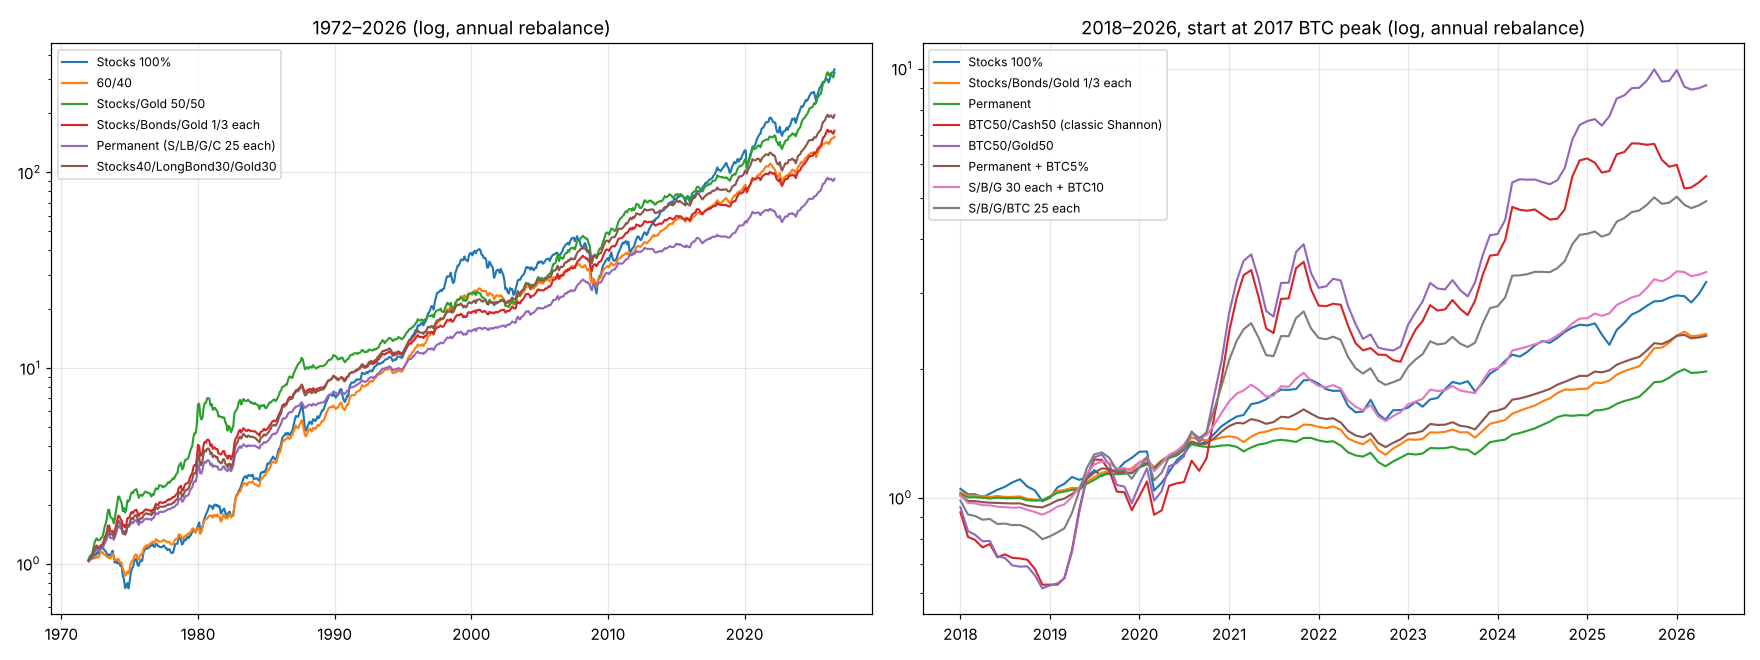

Generate this figure with Python:
#!/usr/bin/env python3
"""
シャノンの悪魔（定率リバランス）に向いたポートフォリオの実データ検証

リバランスの上乗せ（分散リターン）は
    DR ≒ ½ (Σ wᵢσᵢ² − σₚ²)
で近似でき、「各資産のボラが高い」「資産間の相関が低い」ほど大きくなる。
本スクリプトは候補ポートフォリオを
  ① 定率リバランス（月次 / 年次 / ±乖離バンド）
  ② 放置（バイ&ホールド、同じ初期配分）
で比較し、上乗せ幅・CAGR・最大DD・時代別の頑健性・ウォークフォワードを確認する。

データ（GitHub上の公開データ。Yahoo等は本環境から接続不可のため月次で検証）
  - S&P500（Shillerデータ, 月平均価格+配当）: datasets/s-and-p-500
      ※2023-07以降は配当欠損 → 配当利回り年1.4%で補完
  - 米10年債利回り（月次）: datasets/bond-yields-us-10y
      → 10年満期パー債を毎月ロールする合成トータルリターン
      → 20年債は同じ利回りで満期20年とした近似（長期債の代理）
  - 金（World Bank月次平均）: datasets/gold-prices
  - 現金: T-billデータが取れないため max(10年債利回り − 1.5%, 0) で近似
  - ビットコイン（Coin Metrics日次PriceUSD → 月平均）: coinmetrics/data
注意: 月平均価格は月末値よりボラを小さく見せるため、上乗せ幅はやや過小推計になる。
      ドル建て・税金なし・手数料は売買額×0.1%で計算。
"""

import itertools
import os
import sys

import matplotlib
matplotlib.use("Agg")
import matplotlib.pyplot as plt
import numpy as np
import pandas as pd

DATA_DIR = sys.argv[1] if len(sys.argv) > 1 else "data"
COST = 0.001  # 片道売買コスト（売買額に対する比率）
OUT_DIR = os.path.dirname(os.path.abspath(__file__))


# ─────────────────────────── データ構築 ───────────────────────────
def bond_total_return(yields_pct, maturity):
    """満期 maturity 年のパー債を毎月買い直す合成トータルリターン"""
    y = yields_pct / 100.0
    rets = [np.nan]
    for y0, y1 in zip(y[:-1], y[1:]):
        n = maturity * 12 - 1
        c = y0 / 12
        r = y1 / 12
        price = c * (1 - (1 + r) ** -n) / r + (1 + r) ** -n
        rets.append(price - 1 + c)
    return pd.Series(rets, index=yields_pct.index)


def load_monthly_returns():
    sp = pd.read_csv(f"{DATA_DIR}/datasets_s-and-p-500_main_data_data.csv", parse_dates=["Date"])
    sp = sp.set_index("Date")
    div_yield = (sp["Dividend"] / sp["SP500"]).where(sp["Dividend"] > 0)
    div_yield = div_yield.fillna(0.014)
    stock = sp["SP500"].pct_change() + div_yield.shift(1) / 12

    by = pd.read_csv(f"{DATA_DIR}/datasets_bond-yields-us-10y_main_data_monthly.csv", parse_dates=["Date"])
    by = by.set_index("Date")["Rate"]
    bond10 = bond_total_return(by, 10)
    bond20 = bond_total_return(by, 20)
    cash = (np.maximum(by - 1.5, 0) / 100 / 12).shift(1)

    gd = pd.read_csv(f"{DATA_DIR}/datasets_gold-prices_main_data_monthly.csv")
    gd["Date"] = pd.to_datetime(gd["Date"] + "-01")
    gold = gd.set_index("Date")["Price"].pct_change()

    btc = pd.read_csv(f"{DATA_DIR}/btc.csv", usecols=["time", "PriceUSD"], parse_dates=["time"])
    btc = btc.dropna().set_index("time")["PriceUSD"].resample("MS").mean()
    btc = btc.pct_change()

    df = pd.DataFrame({"株": stock, "債10": bond10, "債20": bond20,
                       "金": gold, "現金": cash, "BTC": btc})
    return df


# ─────────────────────────── シミュレーション ───────────────────────────
def simulate(rets, weights, mode="monthly", band=0.05, cost=COST):
    """mode: 'monthly' | 'annual' | 'band' | 'hold'"""
    w_target = np.array(weights, dtype=float)
    R = rets.values
    hold = w_target.copy()  # 金額ベースの保有
    values = []
    for t in range(len(R)):
        hold = hold * (1 + R[t])
        total = hold.sum()
        cur = hold / total
        do = False
        if mode == "monthly":
            do = True
        elif mode == "annual":
            do = rets.index[t].month == 12
        elif mode == "band":
            do = np.any(np.abs(cur - w_target) > band)
        if do:
            turnover = np.abs(cur - w_target).sum() * total / 2
            total -= turnover * cost * 2
            hold = w_target * total
        values.append(hold.sum())
    return pd.Series(values, index=rets.index)


def stats(v, cash=None):
    years = len(v) / 12
    cagr = v.iloc[-1] ** (1 / years) - 1
    r = v.pct_change().fillna(v.iloc[0] - 1)
    vol = r.std() * np.sqrt(12)
    mdd = (v / v.cummax() - 1).min()
    out = {"CAGR": cagr, "Vol": vol, "MaxDD": mdd}
    if cash is not None:
        ex = r - cash.values
        out["Sharpe"] = ex.mean() / ex.std() * np.sqrt(12)
    return out


def diversification_return(rets, w):
    w = np.array(w)
    cov = np.atleast_2d(np.cov(rets.values.T)) * 12
    return 0.5 * (w @ np.diag(cov) - w @ cov @ w)


# ─────────────────────────── 候補ポートフォリオ ───────────────────────────
PORTS_LONG = {  # 1972-2026（BTCなし）
    "株100%":                     {"株": 1.0},
    "株60/債40":                  {"株": .6, "債10": .4},
    "株50/金50":                  {"株": .5, "金": .5},
    "株/債/金 各1/3":              {"株": 1/3, "債10": 1/3, "金": 1/3},
    "パーマネント(株/債20/金/現金)": {"株": .25, "債20": .25, "金": .25, "現金": .25},
    "株40/債20 30/金30":           {"株": .4, "債20": .3, "金": .3},
}
PORTS_BTC = {  # 2013-2026（BTCあり）
    "株100%":                         {"株": 1.0},
    "株/債/金 各1/3":                  {"株": 1/3, "債10": 1/3, "金": 1/3},
    "パーマネント":                     {"株": .25, "債20": .25, "金": .25, "現金": .25},
    "BTC50/現金50 (古典的シャノン)":     {"BTC": .5, "現金": .5},
    "BTC50/金50":                     {"BTC": .5, "金": .5},
    "パーマネント+BTC5%":               {"株": .2375, "債20": .2375, "金": .2375, "現金": .2375, "BTC": .05},
    "株/債/金 各30 + BTC10":            {"株": .3, "債10": .3, "金": .3, "BTC": .1},
    "株/債/金/BTC 各25":               {"株": .25, "債10": .25, "金": .25, "BTC": .25},
}


def run_table(rets, ports, label):
    rows = []
    for name, wd in ports.items():
        cols = list(wd.keys())
        w = [wd[c] for c in cols]
        sub = rets[cols]
        reb = simulate(sub, w, "monthly")
        ann = simulate(sub, w, "annual")
        bnd = simulate(sub, w, "band")
        bh = simulate(sub, w, "hold", cost=0)
        s_reb, s_ann, s_bnd, s_bh = (stats(x, rets["現金"]) for x in (reb, ann, bnd, bh))
        rows.append({
            "ポートフォリオ": name,
            "CAGR(年次リバ)": s_ann["CAGR"], "CAGR(月次)": s_reb["CAGR"],
            "CAGR(±5%バンド)": s_bnd["CAGR"], "CAGR(放置)": s_bh["CAGR"],
            "上乗せ(年次−放置)": s_ann["CAGR"] - s_bh["CAGR"],
            # 悪魔の取り分の実測: 各資産を単独保有した成長率の加重平均との差
            "実現DR(年次−Σwg)": s_ann["CAGR"] - sum(
                wi * stats((1 + sub[c]).cumprod())["CAGR"] for wi, c in zip(w, cols)),
            "理論DR": diversification_return(sub, w),
            "Vol": s_ann["Vol"], "MaxDD(年次)": s_ann["MaxDD"], "MaxDD(放置)": s_bh["MaxDD"],
            "Sharpe": s_ann["Sharpe"],
        })
    df = pd.DataFrame(rows).set_index("ポートフォリオ")
    print(f"\n{'='*30} {label} {'='*30}")
    with pd.option_context("display.float_format", lambda x: f"{x*100:7.2f}%",
                           "display.width", 250, "display.max_columns", 20):
        disp = df.copy()
        print(disp.drop(columns=["Sharpe"]).to_string())
    print("Sharpe:", {k: round(v, 2) for k, v in df["Sharpe"].items()})
    return df


def subperiods(rets, ports, periods):
    rows = {}
    for name, wd in ports.items():
        cols = list(wd.keys())
        w = [wd[c] for c in cols]
        rows[name] = {}
        for a, b in periods:
            sub = rets.loc[a:b, cols]
            rows[name][f"{a[:4]}-{b[:4]}"] = stats(simulate(sub, w, "annual"))["CAGR"]
            rows[name][f"{a[:4]}-{b[:4]} 上乗せ"] = (
                rows[name][f"{a[:4]}-{b[:4]}"] - stats(simulate(sub, w, "hold", cost=0))["CAGR"])
    df = pd.DataFrame(rows).T
    print("\n===== 時代別 CAGR（年次リバ）と上乗せ（年次リバ−放置） =====")
    with pd.option_context("display.float_format", lambda x: f"{x*100:6.1f}%",
                           "display.width", 250, "display.max_columns", 20):
        print(df.to_string())
    return df


def grid_search(rets, assets, step=0.05, max_dd=None):
    n = int(round(1 / step))
    best = []
    for combo in itertools.product(range(n + 1), repeat=len(assets) - 1):
        if sum(combo) > n:
            continue
        w = [c * step for c in combo] + [(n - sum(combo)) * step]
        v = simulate(rets[assets], w, "annual")
        s = stats(v, rets["現金"])
        if max_dd is not None and s["MaxDD"] < -max_dd:
            continue
        best.append((s["Sharpe"], s["CAGR"], s["MaxDD"], tuple(round(x, 2) for x in w)))
    best.sort(reverse=True)
    return best


def walk_forward(rets, assets, split):
    train, test = rets.loc[:split], rets.loc[split:]
    top = grid_search(train, assets, step=0.1)[0]
    w = list(top[3])
    s_train = stats(simulate(train[assets], w, "annual"), train["現金"])
    s_test = stats(simulate(test[assets], w, "annual"), test["現金"])
    eq = [1 / len(assets)] * len(assets)
    s_eq = stats(simulate(test[assets], eq, "annual"), test["現金"])
    print(f"\n===== ウォークフォワード（〜{split}で最適化 → 以降で検証） =====")
    print(f"学習期間の最適(Sharpe最大) {dict(zip(assets, w))}: 学習 Sharpe {s_train['Sharpe']:.2f} "
          f"CAGR {s_train['CAGR']*100:.1f}%")
    print(f"  → 検証期間: Sharpe {s_test['Sharpe']:.2f}  CAGR {s_test['CAGR']*100:.1f}%  MaxDD {s_test['MaxDD']*100:.1f}%")
    print(f"均等配分 → 検証期間: Sharpe {s_eq['Sharpe']:.2f}  CAGR {s_eq['CAGR']*100:.1f}%  MaxDD {s_eq['MaxDD']*100:.1f}%")


def cost_sensitivity(rets, wd, label):
    cols = list(wd.keys())
    w = [wd[c] for c in cols]
    bh = stats(simulate(rets[cols], w, "hold", cost=0))["CAGR"]
    print(f"\n===== コスト感応度: {label}（放置 CAGR {bh*100:.2f}%） =====")
    for c in (0, 0.001, 0.005, 0.01, 0.02):
        for mode in ("monthly", "annual", "band"):
            g = stats(simulate(rets[cols], w, mode, cost=c))["CAGR"]
            print(f"  片道コスト {c*100:4.1f}%  {mode:7s}: CAGR {g*100:6.2f}%  上乗せ {(g-bh)*100:+6.2f}pt")


EN = {  # 日本語フォントが無い環境でも読めるよう凡例は英語
    "株100%": "Stocks 100%", "株60/債40": "60/40", "株50/金50": "Stocks/Gold 50/50",
    "株/債/金 各1/3": "Stocks/Bonds/Gold 1/3 each",
    "パーマネント(株/債20/金/現金)": "Permanent (S/LB/G/C 25 each)", "パーマネント": "Permanent",
    "株40/債20 30/金30": "Stocks40/LongBond30/Gold30",
    "BTC50/現金50 (古典的シャノン)": "BTC50/Cash50 (classic Shannon)", "BTC50/金50": "BTC50/Gold50",
    "パーマネント+BTC5%": "Permanent + BTC5%", "株/債/金 各30 + BTC10": "S/B/G 30 each + BTC10",
    "株/債/金/BTC 各25": "S/B/G/BTC 25 each",
}


def btc_daily_study():
    """日次の実価格（平均化なし）で BTC/現金 の古典的シャノンの悪魔を検証"""
    px = pd.read_csv(f"{DATA_DIR}/btc.csv", usecols=["time", "PriceUSD"], parse_dates=["time"])
    px = px.dropna().set_index("time")["PriceUSD"]
    r_btc = px.pct_change().dropna()
    r_cash = pd.Series(0.02 / 365, index=r_btc.index)  # 現金は年2%固定
    rules = {
        "毎日": lambda d, prev: True,
        "毎週": lambda d, prev: d.weekday() == 0,
        "毎月": lambda d, prev: d.month != prev.month,
        "四半期": lambda d, prev: d.month != prev.month and d.month in (1, 4, 7, 10),
        "毎年": lambda d, prev: d.year != prev.year,
    }
    print("\n===== BTC/現金 日次実価格での検証（片道コスト0.1%, 現金年2%） =====")
    for start in ("2013-01-01", "2018-01-01", "2021-11-01"):
        rb, rc = r_btc.loc[start:], r_cash.loc[start:]
        yrs = len(rb) / 365
        g_btc = (1 + rb).prod() ** (1 / yrs) - 1
        print(f"\n  開始 {start}: BTC単独 CAGR {g_btc*100:6.1f}%  最大DD "
              f"{((1+rb).cumprod() / (1+rb).cumprod().cummax() - 1).min()*100:.0f}%")
        for wb in (0.1, 0.3, 0.5):
            line = []
            hb, hc = wb, 1 - wb
            v_hold = (wb * (1 + rb).cumprod() + (1 - wb) * (1 + rc).cumprod())
            line.append(f"放置 {(v_hold.iloc[-1] ** (1/yrs) - 1)*100:6.1f}%")
            for name, rule in list(rules.items()) + [("±10pt帯", None), ("±20pt帯", None)]:
                hb, hc = wb, 1 - wb
                vals = []
                prev = rb.index[0]
                for d, x, c in zip(rb.index, rb.values, rc.values):
                    hb *= 1 + x
                    hc *= 1 + c
                    tot = hb + hc
                    if rule is not None:
                        do = rule(d, prev)
                    else:
                        band = 0.1 if name == "±10pt帯" else 0.2
                        do = abs(hb / tot - wb) > band
                    prev = d
                    if do:
                        tot -= abs(hb - wb * tot) * COST * 2
                        hb, hc = wb * tot, (1 - wb) * tot
                    vals.append(tot)
                v = pd.Series(vals, index=rb.index)
                dd = (v / v.cummax() - 1).min()
                line.append(f"{name} {(v.iloc[-1] ** (1/yrs) - 1)*100:6.1f}%({dd*100:.0f}%)")
            print(f"    BTC{int(wb*100):2d}%: " + " | ".join(line))


def plot(rets_long, rets_btc, path):
    fig, axes = plt.subplots(1, 2, figsize=(16, 6))
    for ax, rets, ports, title in (
        (axes[0], rets_long, PORTS_LONG, "1972–2026 (log, annual rebalance)"),
        (axes[1], rets_btc, PORTS_BTC, "2018–2026, start at 2017 BTC peak (log, annual rebalance)"),
    ):
        for name, wd in ports.items():
            cols = list(wd.keys())
            v = simulate(rets[cols], [wd[c] for c in cols], "annual")
            ax.plot(v.index, v.values, label=EN.get(name, name), lw=1.4)
        ax.set_yscale("log")
        ax.set_title(title)
        ax.grid(alpha=.3)
        ax.legend(fontsize=8)
    fig.tight_layout()
    fig.savefig(path, dpi=110)


def main():
    df = load_monthly_returns()
    long_ = df.loc["1972-01-01":, ["株", "債10", "債20", "金", "現金"]].dropna()
    btc_ = df.loc["2013-01-01":].dropna()
    print(f"長期データ: {long_.index[0]:%Y-%m}〜{long_.index[-1]:%Y-%m} ({len(long_)}ヶ月)")
    print(f"BTCデータ : {btc_.index[0]:%Y-%m}〜{btc_.index[-1]:%Y-%m} ({len(btc_)}ヶ月)")

    print("\n===== 資産別（年率） =====")
    for c in long_.columns:
        print(f"  {c}: リターン {stats((1+long_[c]).cumprod())['CAGR']*100:5.1f}%  ボラ {long_[c].std()*np.sqrt(12)*100:5.1f}%")
    print(f"  BTC(2013〜): リターン {stats((1+btc_['BTC']).cumprod())['CAGR']*100:5.1f}%  ボラ {btc_['BTC'].std()*np.sqrt(12)*100:5.1f}%")
    print("\n相関（1972〜）:\n", long_.corr().round(2).to_string())
    print("\n相関（2013〜）:\n", btc_.corr().round(2).to_string())

    run_table(long_, PORTS_LONG, "1972–2026 BTCなし")
    run_table(btc_, PORTS_BTC, "2013–2026 BTCあり")

    subperiods(long_, PORTS_LONG, [("1972-01", "1981-12"), ("1982-01", "1999-12"),
                                   ("2000-01", "2009-12"), ("2010-01", "2019-12"),
                                   ("2020-01", "2026-12")])

    print("\n===== グリッド探索（株/債20/金/現金, 年次リバ, Sharpe上位5） =====")
    for s in grid_search(long_, ["株", "債20", "金", "現金"])[:5]:
        print(f"  Sharpe {s[0]:.2f} CAGR {s[1]*100:.1f}% MaxDD {s[2]*100:.1f}% 配分 {s[3]}")
    print("  （同、最大DD 20%以内でCAGR最大）")
    cand = grid_search(long_, ["株", "債20", "金", "現金"], max_dd=0.20)
    for s in sorted(cand, key=lambda x: -x[1])[:3]:
        print(f"  Sharpe {s[0]:.2f} CAGR {s[1]*100:.1f}% MaxDD {s[2]*100:.1f}% 配分 {s[3]}")

    walk_forward(long_, ["株", "債20", "金", "現金"], "1998-12")

    run_table(df.loc["2018-01-01":].dropna(), PORTS_BTC, "2018–2026 BTCあり（2017年末バブル天井から開始）")
    btc_daily_study()
    cost_sensitivity(long_, PORTS_LONG["パーマネント(株/債20/金/現金)"], "パーマネント")

    plot(long_, df.loc["2018-01-01":].dropna(), os.path.join(OUT_DIR, "shannon_demon_portfolio.png"))


if __name__ == "__main__":
    main()
